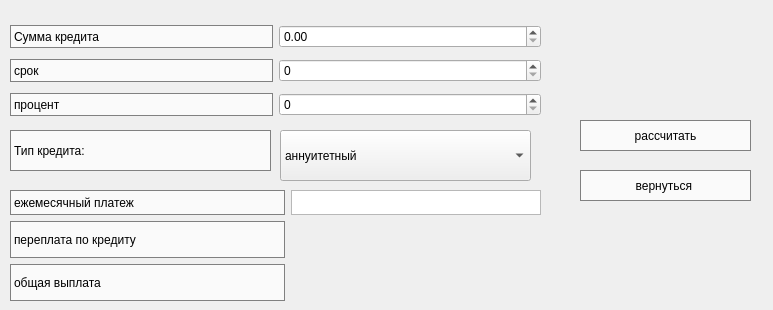
<?xml version="1.0" encoding="UTF-8"?>
<ui version="4.0">
 <class>creditCAlc</class>
 <widget class="QWidget" name="creditCAlc">
  <property name="geometry">
   <rect>
    <x>0</x>
    <y>0</y>
    <width>773</width>
    <height>310</height>
   </rect>
  </property>
  <property name="windowTitle">
   <string>Form</string>
  </property>
  <widget class="QPushButton" name="pushButton">
   <property name="geometry">
    <rect>
     <x>580</x>
     <y>170</y>
     <width>171</width>
     <height>31</height>
    </rect>
   </property>
   <property name="styleSheet">
    <string notr="true">QWidget {
  background-color: rgb(250, 250,  250);
  color: black;
  border-radius:35px;
  border: 1px solid gray;
}
</string>
   </property>
   <property name="text">
    <string>вернуться </string>
   </property>
  </widget>
  <widget class="QWidget" name="gridLayoutWidget">
   <property name="geometry">
    <rect>
     <x>10</x>
     <y>20</y>
     <width>531</width>
     <height>101</height>
    </rect>
   </property>
   <layout class="QGridLayout" name="gridLayout">
    <item row="2" column="0">
     <widget class="QLabel" name="label_3">
      <property name="styleSheet">
       <string notr="true">QWidget {
  background-color: rgb(250, 250,  250);
  color: black;
  border-radius:35px;
  border: 1px solid gray;
}
</string>
      </property>
      <property name="text">
       <string>процент</string>
      </property>
     </widget>
    </item>
    <item row="0" column="1">
     <widget class="QDoubleSpinBox" name="sum_credit">
      <property name="maximum">
       <double>99999999999999991433150857216.000000000000000</double>
      </property>
     </widget>
    </item>
    <item row="2" column="1">
     <widget class="QSpinBox" name="procent">
      <property name="maximum">
       <number>1000</number>
      </property>
     </widget>
    </item>
    <item row="1" column="1">
     <widget class="QSpinBox" name="time"/>
    </item>
    <item row="0" column="0">
     <widget class="QLabel" name="label">
      <property name="styleSheet">
       <string notr="true">QWidget {
  background-color: rgb(250, 250,  250);
  color: black;
  border-radius:35px;
  border: 1px solid gray;
}
</string>
      </property>
      <property name="text">
       <string>Сумма кредита</string>
      </property>
     </widget>
    </item>
    <item row="1" column="0">
     <widget class="QLabel" name="label_2">
      <property name="styleSheet">
       <string notr="true">QWidget {
  background-color: rgb(250, 250,  250);
  color: black;
  border-radius:35px;
  border: 1px solid gray;
}
</string>
      </property>
      <property name="text">
       <string>срок</string>
      </property>
     </widget>
    </item>
   </layout>
  </widget>
  <widget class="QWidget" name="horizontalLayoutWidget">
   <property name="geometry">
    <rect>
     <x>10</x>
     <y>130</y>
     <width>261</width>
     <height>41</height>
    </rect>
   </property>
   <layout class="QHBoxLayout" name="horizontalLayout">
    <item>
     <widget class="QLabel" name="label_4">
      <property name="styleSheet">
       <string notr="true">QWidget {
  background-color: rgb(250, 250,  250);
  color: black;
  border-radius:35px;
  border: 1px solid gray;
}
</string>
      </property>
      <property name="text">
       <string>Тип кредита:</string>
      </property>
     </widget>
    </item>
   </layout>
  </widget>
  <widget class="QWidget" name="gridLayoutWidget_2">
   <property name="geometry">
    <rect>
     <x>10</x>
     <y>190</y>
     <width>531</width>
     <height>111</height>
    </rect>
   </property>
   <layout class="QGridLayout" name="gridLayout_2">
    <item row="0" column="1">
     <widget class="QTextBrowser" name="textBrowser">
      <property name="maximumSize">
       <size>
        <width>250</width>
        <height>25</height>
       </size>
      </property>
     </widget>
    </item>
    <item row="1" column="0">
     <widget class="QLabel" name="label_6">
      <property name="styleSheet">
       <string notr="true">QWidget {
  background-color: rgb(250, 250,  250);
  color: black;
  border-radius:35px;
  border: 1px solid gray;
}
</string>
      </property>
      <property name="text">
       <string>переплата по кредиту</string>
      </property>
     </widget>
    </item>
    <item row="2" column="1">
     <widget class="QLabel" name="result_total_pay">
      <property name="text">
       <string/>
      </property>
     </widget>
    </item>
    <item row="2" column="0">
     <widget class="QLabel" name="label_7">
      <property name="styleSheet">
       <string notr="true">QWidget {
  background-color: rgb(250, 250,  250);
  color: black;
  border-radius:35px;
  border: 1px solid gray;
}
</string>
      </property>
      <property name="text">
       <string>общая выплата</string>
      </property>
     </widget>
    </item>
    <item row="1" column="1">
     <widget class="QLabel" name="result_overpay">
      <property name="text">
       <string/>
      </property>
     </widget>
    </item>
    <item row="0" column="0">
     <widget class="QLabel" name="label_5">
      <property name="styleSheet">
       <string notr="true">QWidget {
  background-color: rgb(250, 250,  250);
  color: black;
  border-radius:35px;
  border: 1px solid gray;
}
</string>
      </property>
      <property name="text">
       <string>ежемесячный платеж</string>
      </property>
     </widget>
    </item>
   </layout>
  </widget>
  <widget class="QPushButton" name="pushButton_2">
   <property name="geometry">
    <rect>
     <x>580</x>
     <y>120</y>
     <width>171</width>
     <height>31</height>
    </rect>
   </property>
   <property name="styleSheet">
    <string notr="true">QWidget {
  background-color: rgb(250, 250,  250);
  color: black;
  border-radius:35px;
  border: 1px solid gray;
}
</string>
   </property>
   <property name="text">
    <string>рассчитать</string>
   </property>
  </widget>
  <widget class="QComboBox" name="credit_type">
   <property name="geometry">
    <rect>
     <x>280</x>
     <y>130</y>
     <width>251</width>
     <height>51</height>
    </rect>
   </property>
   <item>
    <property name="text">
     <string>аннуитетный</string>
    </property>
   </item>
   <item>
    <property name="text">
     <string>дифференцированный</string>
    </property>
   </item>
  </widget>
 </widget>
 <resources/>
 <connections/>
</ui>
